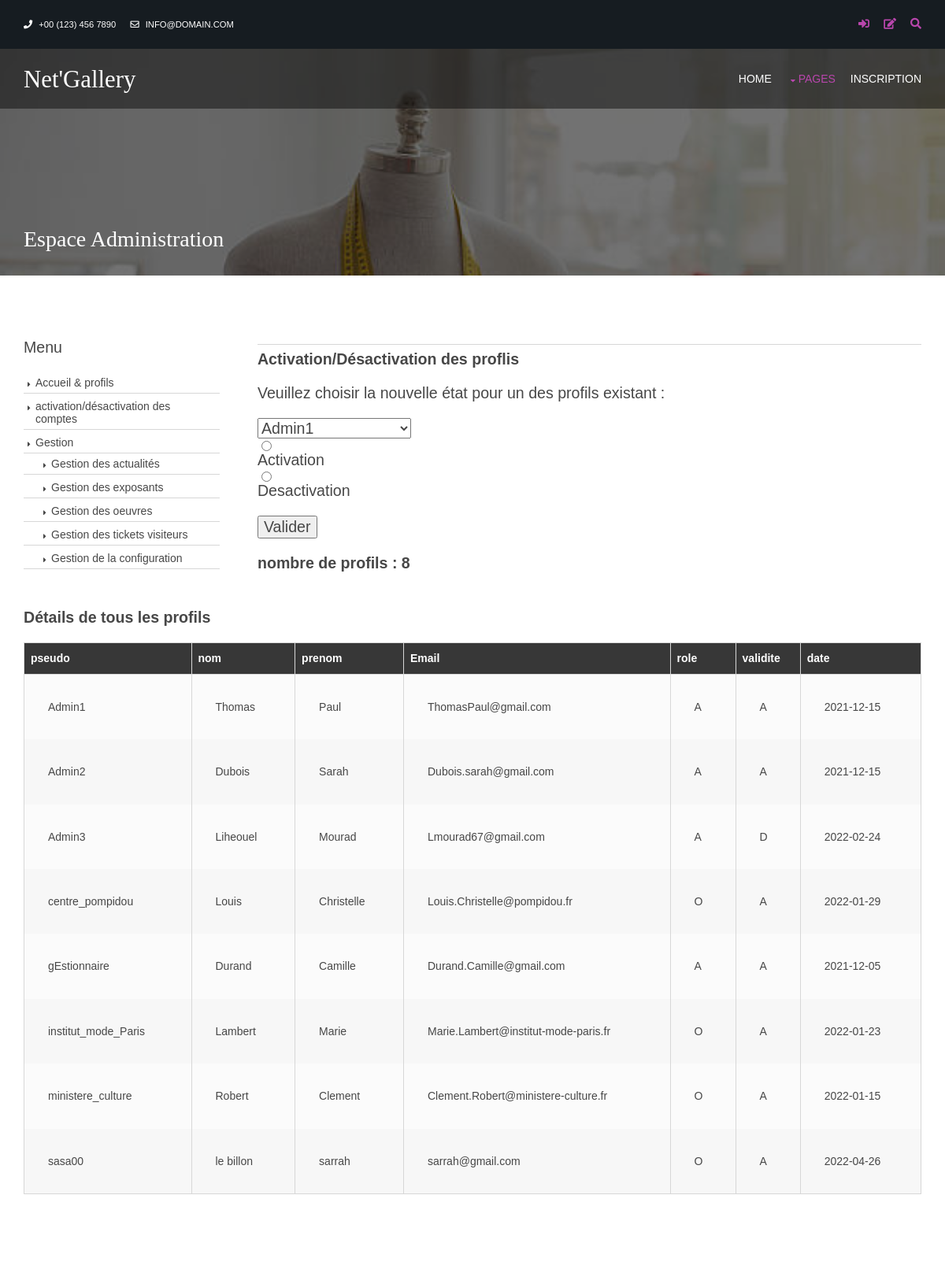
Page /v2/pages/admin_compte.php (signed in) on the committed database.
### tables this page shows
CREATE TABLE `t_profil_pfl` (
  `pfl_nom` varchar(80) NOT NULL,
  `pfl_prenom` varchar(80) NOT NULL,
  `pfl_email` varchar(100) NOT NULL,
  `pfl_role` char(1) NOT NULL,
  `pfl_validite` char(1) NOT NULL,
  `pfl_date` date DEFAULT NULL,
  `cpt_pseudo` varchar(60) NOT NULL
);

CREATE TABLE `t_compte_cpt` (
  `cpt_pseudo` varchar(60) NOT NULL,
  `cpt_mot_de_passe` char(32) NOT NULL
);

### v2/pages/admin_compte.php (the view, shortened to what this page needs)
<!DOCTYPE html>
<?php
    $mysqli = new mysqli('localhost','zliheouch','3iqdym8k','zfl2-zliheouch');
?>
<html lang="">
<head>
<link href="../layout/styles/layout.css" rel="stylesheet" type="text/css" media="all">
</head>
<body id="top">
<div class="wrapper row0">
  <div id="topbar" class="hoc clear">
    <div class="fl_left">
      <ul class="nospace">
        <li><i class="fas fa-phone rgtspace-5"></i> +00 (123) 456 7890</li>
        <li><i class="far fa-envelope rgtspace-5"></i> info@domain.com</li>
      </ul>
    </div>
    <div class="fl_right">
      <ul class="nospace">
        <li><a href="#" title="Login"><i class="fas fa-sign-in-alt"></i></a></li>
        <li><a href="#" title="Sign Up"><i class="fas fa-edit"></i></a></li>
        <li id="searchform">
        </li>
      </ul>
    </div>
  </div>
</div>
<div class="bgded" style="background-image:url('../images/demo/backgrounds/01.png');">
  <div class="wrapper row1">
    <header id="header" class="hoc clear">
      <div id="logo" class="fl_left">
        <h1 class="heading"><a href="../index.php">Net'Gallery</a></h1>
      </div>
      <nav id="mainav" class="fl_right">
        <ul class="clear">
          <li><a href="../index.php">Home</a></li>
          <li class="active"><a class="drop" href="#">Pages</a>
          </li>
          <li><a href="inscription.php"> inscription </a></li>
        </ul>
      </nav>
    </header>
  </div>
  <div class="overlay">
    <div id="breadcrumb" class="hoc clear">
      <h6 class="heading"> Espace administration </h6>
    </div>
  </div>
</div>
<div class="wrapper row3">
  <main class="hoc container clear">
  	<div class="sidebar one_quarter first">
      <h6> Menu </h6>
      <nav class="sdb_holder">
        <ul>
          <li><a href="admin_accueil.php"> Accueil & profils</a></li>
          <li><a href="admin_compte.php"> activation/désactivation des comptes </a></li>
          <li><a href="#"> Gestion </a>
            <ul>
              <li><a href="#"> Gestion des actualités </a></li>
              <li><a href="#"> Gestion des exposants </a></li>
              <li><a href="#"> Gestion des oeuvres </a></li>
              <li><a href="admin_tickets.php"> Gestion des tickets visiteurs </a></li>
              <li><a href="#"> Gestion de la configuration </a></li>
         	</ul>
        </ul>
      </nav>
    </div>
    <div class="content three_quarter">
    	<hr>
   		<h2 class="bold"> Activation/Désactivation des proflis <h2>
   		<p> Veuillez choisir la nouvelle état pour un des  profils existant : </p>
    	<?php
    	$sql5="SELECT * FROM t_compte_cpt join t_profil_pfl using (cpt_pseudo) ;" ;
    	$resultat5=$mysqli->query($sql5);
        if ($resultat5==false) {
	    	echo "Error: La requête a échoué \n";
	     	echo "Query: " . $sql5 . "\n";
	      	echo "Errno: " . $mysqli->errno . "\n";
	      	echo "Error: " . $mysqli->error . "\n";
      		exit();
        }else{
        echo ('<form action="compte_action.php" method="post">');
        echo ('<select name="pseudo">');
        while ($pseudo= $resultat5->fetch_assoc()){
        echo ('<option value='.$pseudo['cpt_pseudo'].'>'.$pseudo['cpt_pseudo'].'</option>');
        }
        echo("</select>");
        echo('<input type="radio" name="etat" value="A" /> Activation');
        echo("<br />");
        echo ('<input type="radio" name="etat" value="D" /> Desactivation');
        echo("<br />");
        echo('<p><input type="submit" value="Valider"></p>');
        echo("</form>");
        }
        $sql4="SELECT  count(*) as nombre_de_ligne from t_profil_pfl ;" ;
        $resultat4 = $mysqli->query($sql4);
        if ($resultat4==false) {
          	echo "Error: La requête a échoué \n";
         	echo "Query: " . $sql4 . "\n";
          	echo "Errno: " . $mysqli->errno . "\n";
          	echo "Error: " . $mysqli->error . "\n";
          exit();
        }else{
          $nombre=$resultat4->fetch_row() ;
          echo ('<h4 class="bold"> nombre de profils : '.$nombre[0].'</h4>') ;
        }
		?>
     </div>
    <div class="clear">
      <?php
      $sql3="SELECT * FROM t_compte_cpt join t_profil_pfl using (cpt_pseudo) ;";
      $resultat3 = $mysqli->query($sql3);
        if ($resultat3==false) {
           	echo "Error: La requête a échoué \n";
         	echo "Query: " . $sql3 . "\n";
          	echo "Errno: " . $mysqli->errno . "\n";
          	echo "Error: " . $mysqli->error . "\n";
          exit();
        }else{
        echo ('<h2 class="bold"> Détails de tous les profils </h2> ' );
        echo ("<table>");
            echo("<thead>");
            echo("<tr>") ;
            echo("<th> pseudo </th>");
            echo ("<th> nom </th>");
            echo ("<th> prenom </th>");
            echo ("<th>  Email </th>");
            echo ("<th>  role  </th>");
            echo ("<th>  validite  </th>");
            echo ("<th> date </th>");
            echo("</tr>");
         echo("</thead>") ;
        while ($sql3= $resultat3->fetch_assoc()){
          echo ("<tr>");
          echo ("<td>".$sql3['cpt_pseudo']."</td>"."<td>".$sql3['pfl_nom']."</td>"."<td>".$sql3['pfl_prenom']."</td>");
          echo ("<td>".$sql3['pfl_email']."</td>"."<td>".$sql3['pfl_role']."</td>"."<td>".$sql3['pfl_validite']."</td>"."<td>".$sql3['pfl_date']."</td>");
          echo ("</tr>");
        }
        echo ("</table>");
        }
      ?>
    </div>
  </main>
</div>
</body>
</html>

### v2/layout/styles/layout.css (style rules this page uses)
#topbar { padding:20px 0; font-size:.8rem; text-transform:uppercase; }
#topbar ul li { display:inline-block; margin-right:15px; }
#topbar ul li:last-child { margin-right:0; padding-right:0; border-right:none; }
#topbar i { line-height:normal; }
#topbar > div:nth-of-type(2) i { font-size:1rem; }
#topbar #searchform { position:relative; line-height:1; z-index:9999; }
#topbar #searchform::after { display:block; height:18px; line-height:18px; padding:0; font-family:"Font Awesome\ 5 Free"; font-weight:900; font-size:1rem; content:"\f002"; }
#topbar #searchform ::placeholder { text-transform:capitalize; }
#header #logo { margin:22px 0 0 0; }
#header #logo h1 { margin:0; padding:0; font-size:2.2rem; }
.container { padding:80px 0; }
.sidebar .sdb_holder { margin-bottom:50px; }
.sidebar .sdb_holder:last-child { margin-bottom:50px; }
*, *::before, *::after { transition:all .3s ease-in-out; }
nav ul, nav ol { margin:0; padding:0; list-style:none; }
#mainav, #breadcrumb, .sidebar nav { line-height:normal; }
#mainav .drop::after, #mainav li li .drop::after, #breadcrumb li a::after, .sidebar nav a::after { position:absolute; font-family:"Font Awesome\ 5 Free"; font-weight:900; font-size:10px; line-height:10px; }
#mainav ul { text-transform:uppercase; }
#mainav li { display:inline-block; position:relative; margin:0 15px 0 0; padding:0; }
#mainav li:last-child { margin-right:0; }
#mainav li a { display:block; padding:30px 0; }
#mainav .drop { padding-left:15px; }
#mainav .drop::after, #mainav li li .drop::after { content:"\f0d7"; }
#mainav .drop::after { top:35px; left:5px; }
#breadcrumb { padding:150px 0 30px; }
#breadcrumb .heading { margin:0; font-size:2rem; }
.sidebar nav { display:block; width:100%; }
.sidebar nav li { margin:0 0 3px 0; padding:0; }
.sidebar nav a { display:block; position:relative; margin:0; padding:5px 10px 5px 15px; text-decoration:none; border:solid; border-width:0 0 1px 0; }
.sidebar nav a::after { top:10px; left:5px; content:"\f0da"; }
.sidebar nav ul ul a { padding-left:35px; }
.sidebar nav ul ul a::after { left:25px; }
table, th, td { border:1px solid; border-collapse:collapse; vertical-align:top; }
table, th { table-layout:auto; }
table { width:100%; margin-bottom:15px; }
th { padding:8px 8px 8px 8px ; }
td { padding:30px 30px 30px 30px ; }
td { border-width:0 1px; }
body { color:#A5A6AA; background-color:#161C21; }
a { color:#B946AD; }
hr, .borderedbox { border-color:#D7D7D7; }
.overlay { color:#FFFFFF; background-color:inherit; }
.overlay::after { color:inherit; background-color:rgba(0,0,0,.55); }
.row0 { color:#FFFFFF; background-color:#161C21; }
.row1 { color:#FFFFFF; background-color:rgba(0,0,0,.75); }
.row3 { color:#474747; background-color:#FFFFFF; }
#topbar #searchform { color:#B946AD; }
#header #logo h1 a { color:inherit; }
#mainav li a { color:inherit; }
#mainav .active a, #mainav a:hover, #mainav li:hover > a { color:#B946AD; background-color:inherit; }
.container .sidebar nav a { color:inherit; border-color:#D7D7D7; }
table, th, td, #comments .avatar, #comments input, #comments textarea { border-color:#D7D7D7; }
th { color:#FFFFFF; background-color:#373737; }
tr, #comments li, #comments input[type="submit"], #comments input[type="reset"] { color:inherit; background-color:#FBFBFB; }
tr:nth-child(even), #comments li:nth-child(even) { color:inherit; background-color:#F7F7F7; }
@media screen and (min-width:1140px) { .hoc { max-width:1140px; } }

### rows in the picture
t_profil_pfl: cpt_pseudo.cpt_pseudo "Admin1", pfl_nom "Thomas", pfl_prenom "Paul", pfl_email "ThomasPaul@gmail.com", pfl_role "A", pfl_validite "A", pfl_date "2021-12-15"
t_profil_pfl: cpt_pseudo.cpt_pseudo "Admin2", pfl_nom "Dubois", pfl_prenom "Sarah", pfl_email "Dubois.sarah@gmail.com", pfl_role "A", pfl_validite "A", pfl_date "2021-12-15"
t_profil_pfl: cpt_pseudo.cpt_pseudo "Admin3", pfl_nom "Liheouel", pfl_prenom "Mourad", pfl_email "Lmourad67@gmail.com", pfl_role "A", pfl_validite "D", pfl_date "2022-02-24"
t_profil_pfl: cpt_pseudo.cpt_pseudo "centre_pompidou", pfl_nom "Louis", pfl_prenom "Christelle", pfl_email "Louis.Christelle@pompidou.fr", pfl_role "O", pfl_validite "A", pfl_date "2022-01-29"
t_profil_pfl: cpt_pseudo.cpt_pseudo "gEstionnaire", pfl_nom "Durand", pfl_prenom "Camille", pfl_email "Durand.Camille@gmail.com", pfl_role "A", pfl_validite "A", pfl_date "2021-12-05"
t_profil_pfl: cpt_pseudo.cpt_pseudo "institut_mode_Paris", pfl_nom "Lambert", pfl_prenom "Marie", pfl_email "Marie.Lambert@institut-mode-paris.fr", pfl_role "O", pfl_validite "A", pfl_date "2022-01-23"
t_profil_pfl: cpt_pseudo.cpt_pseudo "ministere_culture", pfl_nom "Robert", pfl_prenom "Clement", pfl_email "Clement.Robert@ministere-culture.fr", pfl_role "O", pfl_validite "A", pfl_date "2022-01-15"
t_profil_pfl: cpt_pseudo.cpt_pseudo "sasa00", pfl_nom "le billon", pfl_prenom "sarrah", pfl_email "sarrah@gmail.com", pfl_role "O", pfl_validite "A", pfl_date "2022-04-26"

### other values in the picture
$nombre[0] "8"
form field pseudo "Admin1"
